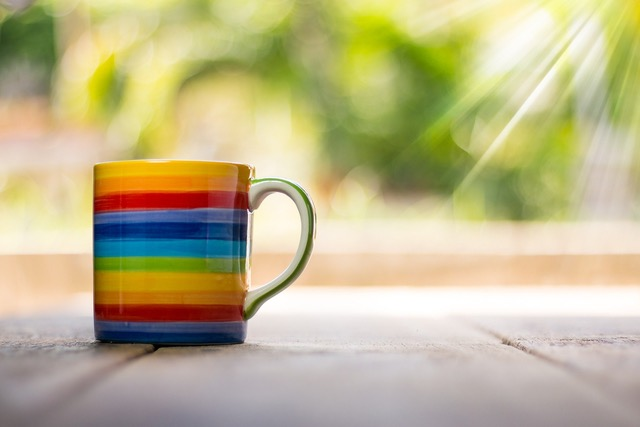
#> input picture cup.jpeg, 640 x 427 px; its folder holds only this picture in this run
$ python script.py
#> lines starting #> are read from the running program, lines starting #| are printed output that depends on the picture
import cv2
import glob

files = glob.glob("*.jpeg")
print(files)
# set to make all images half size

for image in files:
    img = cv2.imread(image, 0)
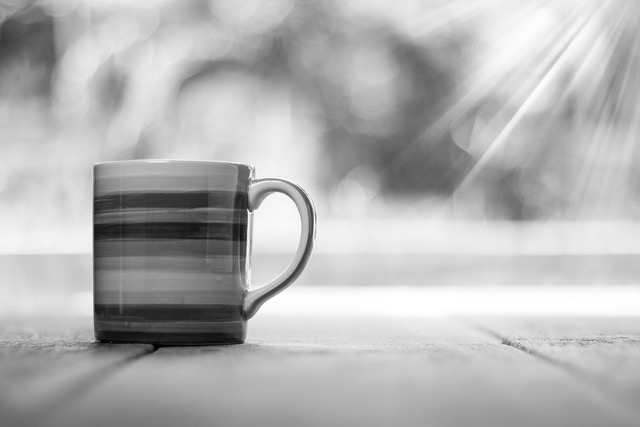
#> img: shape (427, 640); min 0, max 255, mean 179.8
    resizedImg = cv2.resize(img, (int(img.shape[1]/2), int(img.shape[0]/2)))
    # cv2.imshow("Hey", resizedImg)
    # cv2.waitKey(500)
    # cv2.destroyAllWindows()
    cv2.imwrite("resized_"+image, resizedImg)

$ run again, on hand.jpeg
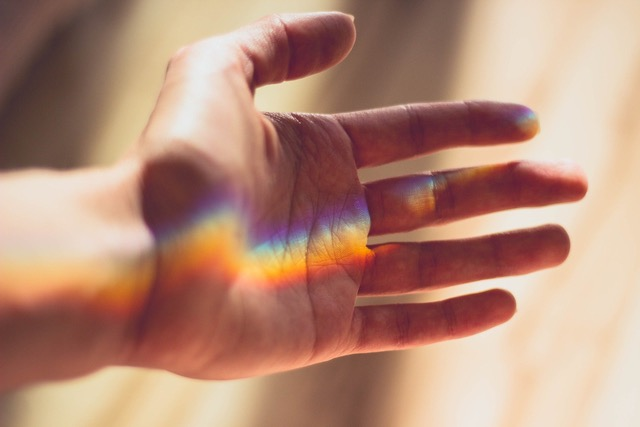
#> input picture hand.jpeg, 640 x 427 px
#> `img = cv2.imread(image, 0)`:
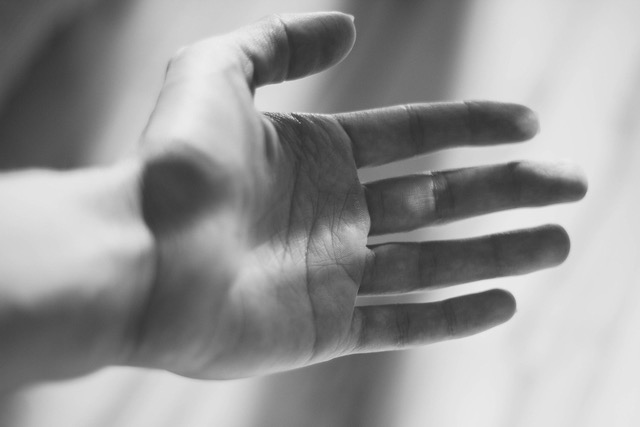
#> img: shape (427, 640); min 46, max 237, mean 150.3

$ run again, on momandchild.jpeg
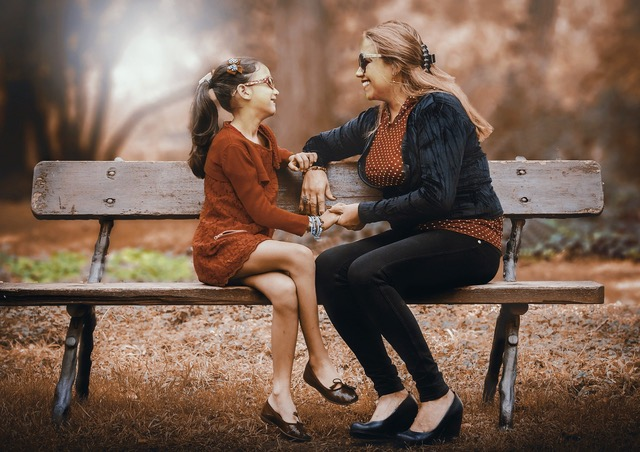
#> input picture momandchild.jpeg, 640 x 452 px
#> `img = cv2.imread(image, 0)`:
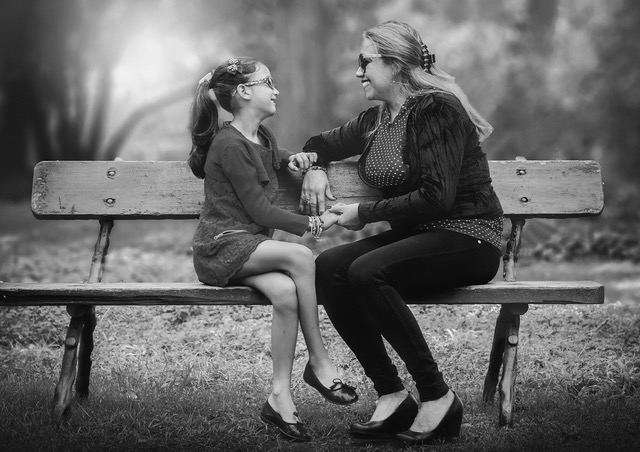
#> img: shape (452, 640); min 0, max 250, mean 101.1
#> `resizedImg = cv2.resize(img, (int(img.shape[1]/2), int(img.shape[0]/2)))`:
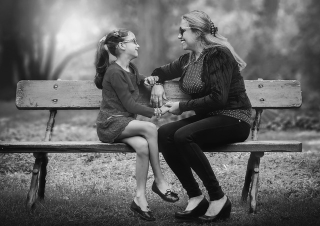
#> resizedImg: shape (226, 320); min 8, max 242, mean 101.3

$ run again, on plant.jpeg
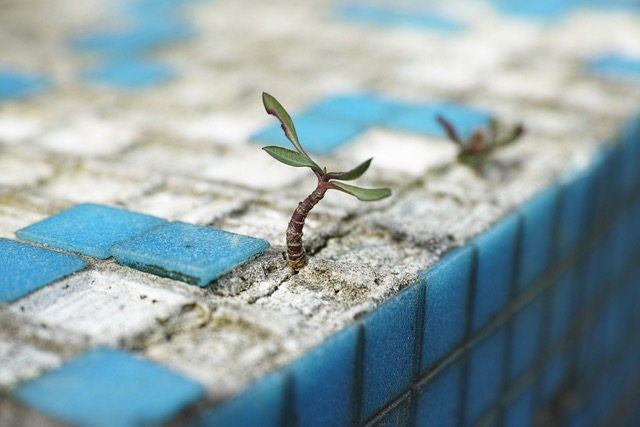
#> input picture plant.jpeg, 640 x 427 px
#> `img = cv2.imread(image, 0)`:
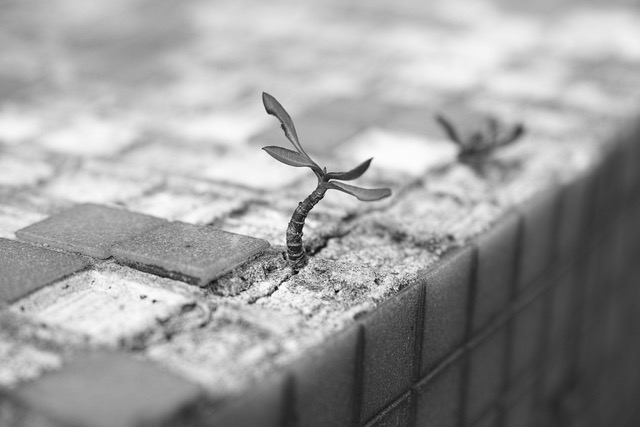
#> img: shape (427, 640); min 1, max 255, mean 156.9

$ run again, on fam.jpeg
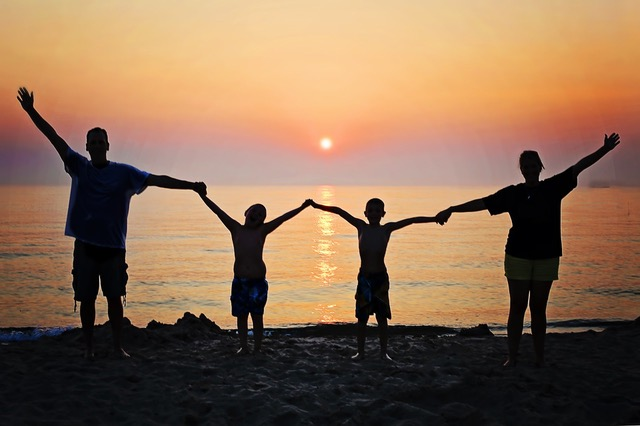
#> input picture fam.jpeg, 640 x 426 px
#> `img = cv2.imread(image, 0)`:
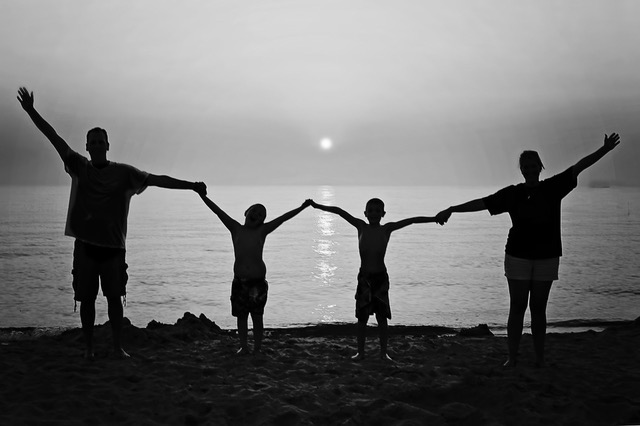
#> img: shape (426, 640); min 0, max 254, mean 116.1
#> `resizedImg = cv2.resize(img, (int(img.shape[1]/2), int(img.shape[0]/2)))`:
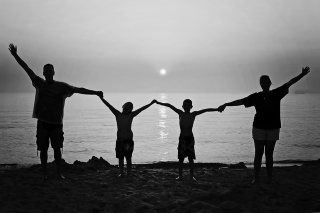
#> resizedImg: shape (213, 320); min 0, max 253, mean 116.2
